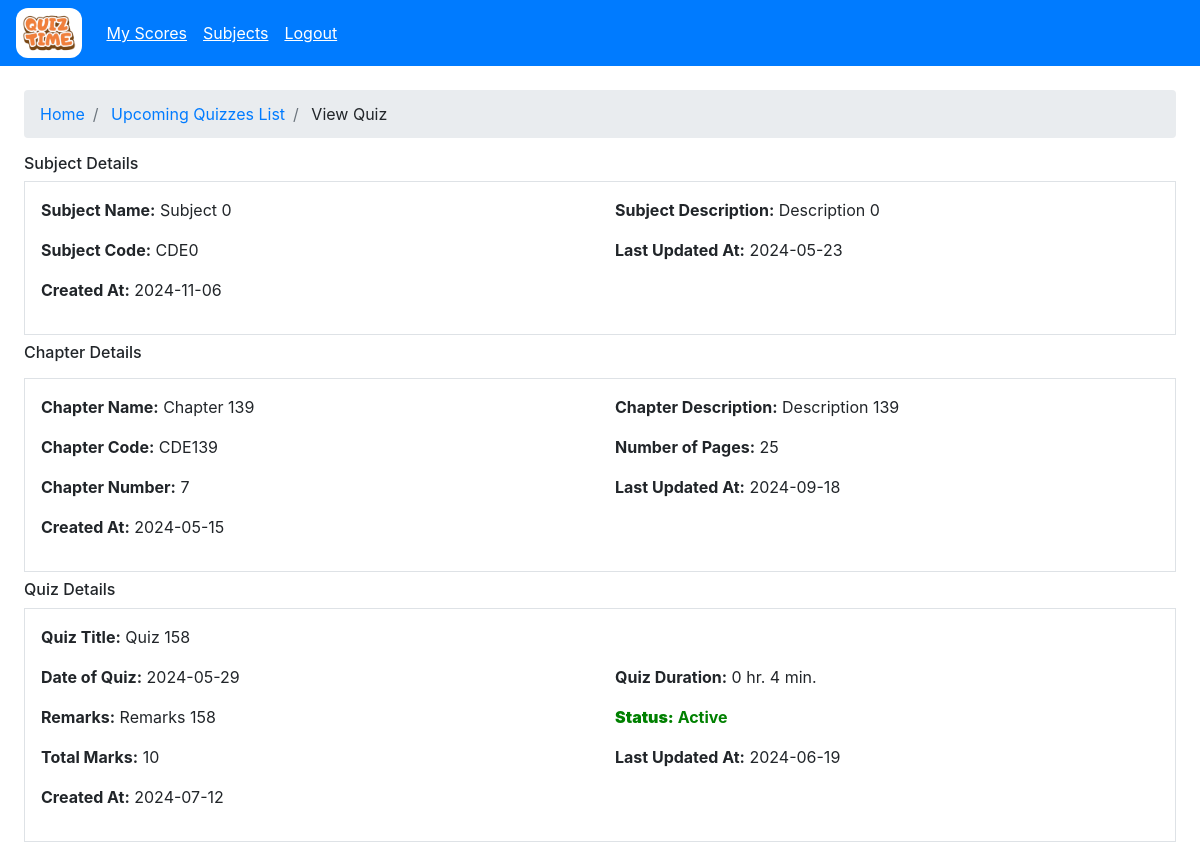
The page /user/quiz/view?quiz_id=5cbc830b-1b03-4acb-b430-066d7fa63011 (signed in) on the database as committed earlier.
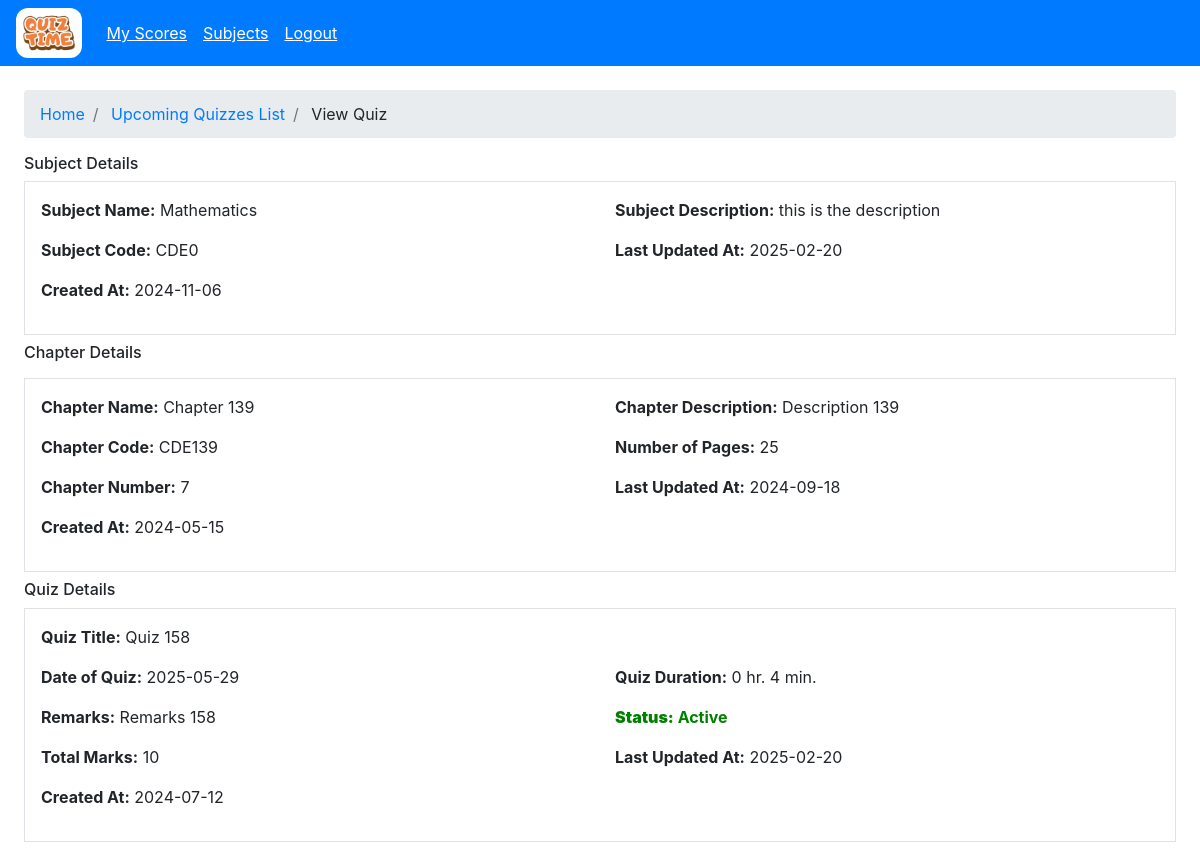
The same page on the database as committed later.
### models/model.py (models this page shows)
class Subject(db.Model):
    __tablename__='subjects'
    id=db.Column(db.VARCHAR(100), primary_key=True)
    name=db.Column(db.VARCHAR(100), nullable=False)
    description=db.Column(db.VARCHAR(100), nullable=False)
    created_at=db.Column(db.TIMESTAMP, nullable=False)
    updated_at=db.Column(db.TIMESTAMP, nullable=False)
    code=db.Column(db.VARCHAR(100), nullable=False)

class Quiz(db.Model):
    __tablename__='quiz'
    id=db.Column(db.VARCHAR(100), primary_key=True)
    quiz_title=db.Column(db.VARCHAR(100), nullable=False)
    chapter_id=db.Column(db.VARCHAR(100), db.ForeignKey('chapters.id'), nullable=False)
    date_of_quiz=db.Column(db.DATE, nullable=False)
    time_duration_hr=db.Column(db.Integer, nullable=False)
    time_duration_min=db.Column(db.Integer, nullable=False)
    remarks=db.Column(db.VARCHAR(100), nullable=False)
    created_at=db.Column(db.TIMESTAMP, nullable=False)
    updated_at=db.Column(db.TIMESTAMP, nullable=False)
    is_active=db.Column(db.Boolean, default=True, nullable=False)
    total_marks=db.Column(db.Integer, nullable=False)

### controllers/users/user.py (the view)
@user.route("/quiz/view")
@login_required
@swag_from({
    'tags': ['User'],
    'summary': 'View Quiz',
    'description': 'View Quiz',
    'parameters': [
        {
            "in": "query",
            "name": "quiz_id",
            "required": True,
            "type": "string",
            "description": "The id of the quiz",
        }
    ],
    'responses': {
        200: {
            'description': 'View Quiz',
            'content': {
                'application/json': {
                    'example': {
                        "quiz": {
                            "id": "1",
                            "name": "Quiz 1",
                            "chapter_id": "1",
                            "total_marks": 10,
                            "date_of_quiz": "2021-08-01",
                            "is_active": True,
                            "created_at": "2021-08-01 10:00:00",
                            "updated_at": "2021-08-01 10:00:00"
                        },
                        "chap": {
                            "id": "1",
                            "name": "Chapter 1",
                            "subject_id": "1",
                            "created_at": "2021-08-01 10:00:00",
                            "updated_at": "2021-08-01 10:00:00"
                        },
                        "sub": {
                            "id": "1",
                            "name": "Subject 1",
                            "created_at": "2021-08-01 10:00:00",
                            "updated_at": "2021-08-01 10:00:00"
                        }
                    }
                }
            }
        },
        302: {
            'description': 'Redirect to login page',
            'content': {
                'application/json': {
                    'example': {
                        "message": "Quiz not found",
                        "type": "danger",
                        "url": "/user/user_quizzes?skip=0&take=25"
                    }
                }
            }
        }
    }
})
@role_required("user")
def view_quiz():
    try:
        quiz_id = request.args.get("quiz_id", "")
        if not quiz_id:
            raise ValueError("quiz_id is required")
        quiz = Quiz.query.filter_by(id=quiz_id).first()
        if not quiz:
            return flash_and_redirect("Quiz not found", "danger", url_for("user.user_quizzes",skip=0,take=25))
        chap = Chapter.query.filter_by(id=quiz.chapter_id).first()
        sub = Subject.query.filter_by(id=chap.subject_id).first() if chap else None
        return render_template("user/view_quiz.html", quiz=quiz, chap=chap, sub=sub)
    except Exception as e:
        return flash_and_redirect(str(e), "danger", url_for("user.user_quizzes",skip=0,take=25))

### app.py (called while the page is built)
    @login_manager.user_loader
    def load_user(user_id):
        return User.query.get(user_id)

### controllers/decorator.py (called while the page is built)
def role_required(role):
    def decorator(func):
        @wraps(func)
        def wrapper(*args, **kwargs):
            if not current_user.is_authenticated:
                return redirect(url_for("auth.login_post"))
            if current_user.user_type != role and session.get("user_type") != role:
                if current_user.user_type == "admin":
                    return redirect(url_for("admin.admin_home"))
                return redirect(url_for("user.user_home"))
            return func(*args, **kwargs)
        return wrapper
    return decorator

### templates/user/view_quiz.html (shortened to what the changed rows need)
{% extends "base.html" %} {% block title %}User Page{% endblock %} {% block
content %} {% include "user/user_wrapper.html" %}
<section class="min-vh-100 p-4">
  <section class="mt-3">
    <div class="border p-3">
      <div class="row">
        <p class="col-12 col-sm-6">
          <strong>Subject Name:</strong> {% if sub %}{{ sub.name }}{% else
          %}N/a{% endif %}
        </p>
        <p class="col-12 col-sm-6">
          <strong>Subject Description:</strong> {% if sub %}{{ sub.description
          }}{% else %}N/a{% endif %}
        </p>
      </div>
      <div class="row">
        <p class="col-12 col-sm-6">
          <strong>Subject Code:</strong> {% if sub %}{{ sub.code }}{% else
          %}N/a{% endif %}
        </p>
        <p class="col-12 col-sm-6">
          <strong>Last Updated At:</strong> {% if sub %}{{ sub.updated_at.strftime('%Y-%m-%d') }}{%
          else %}N/a{% endif %}
        </p>
      </div>
      <div class="row">
        <p class="col-12 col-sm-6">
          <strong>Created At:</strong> {% if sub %}{{ sub.created_at.strftime('%Y-%m-%d') }}{% else
          %}N/a{% endif %}
        </p>
      </div>
    </div>
    <div class="border p-3">
      <div class="row">
        <p class="col-12 col-sm-6">
          <strong>Quiz Title:</strong> {% if quiz %}{{ quiz.quiz_title }}{% else
          %}N/a{% endif %}
        </p>
      </div>
      <div class="row">
        <p class="col-12 col-sm-6">
          <strong>Date of Quiz:</strong> {% if quiz %}{{ quiz.date_of_quiz }}{%
          else %}N/a{% endif %}
        </p>
        <p class="col-12 col-sm-6">
          <strong>Quiz Duration:</strong> {% if quiz %}{{ quiz.time_duration_hr
          }} hr. {{ quiz.time_duration_min }} min. {% else %}N/a{% endif %}
        </p>
      </div>
      <div class="row">
        <p class="col-12 col-sm-6">
          <strong>Remarks:</strong> {% if quiz %}{{ quiz.remarks }}{% else
          %}N/a{% endif %}
        </p>
        <p class="col-12 col-sm-6 {{"active" if quiz.is_active else "notactive"}}">
          <strong>Status:</strong> {% if quiz %}{{ "Active" if quiz.is_active
          else "Not-Active" }}{% else %}N/a{% endif %}
        </p>
      </div>
      <div class="row">
        <p class="col-12 col-sm-6">
          <strong>Total Marks:</strong> {% if quiz %}{{ quiz.total_marks }}{%
          else %}N/a{% endif %}
        </p>
        <p class="col-12 col-sm-6">
          <strong>Last Updated At:</strong> {% if quiz %}{{ quiz.updated_at.strftime('%Y-%m-%d') }}{%
          else %}N/a{% endif %}
        </p>
      </div>
      <div class="row">
        <p class="col-12 col-sm-6">
          <strong>Created At:</strong> {% if quiz %}{{ quiz.created_at.strftime('%Y-%m-%d') }}{% else
          %}N/a{% endif %}
        </p>
      </div>
    </div>
  </section>
</section>
{% endblock %}

Rows that differ between the two databases and show on the page:
changed Subject "CDE0": name "Subject 0" → "Mathematics"; description "Description 0" → "this is the description"; updated_at "2024-05-23" → "2025-02-20"
changed Quiz "Quiz 158": date_of_quiz "2024-05-29" → "2025-05-29"; updated_at "2024-06-19" → "2025-02-20"
